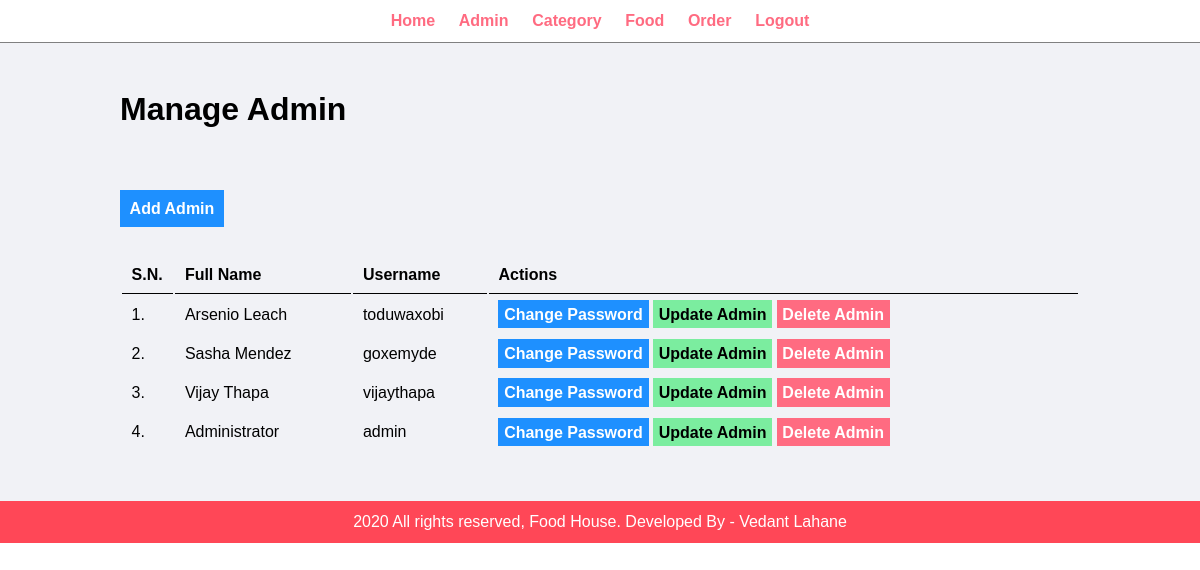
The app's page /admin/manage-admin.php with its own data.
### tables this page shows
CREATE TABLE `admin_table` (
  `id` int(10) UNSIGNED NOT NULL,
  `full_name` varchar(100) NOT NULL,
  `username` varchar(100) NOT NULL,
  `password` varchar(255) NOT NULL
);

### admin/manage-admin.php (the view, shortened to what this page needs)
<?php include('partials/menu.php'); ?>
        <div class="main-content">
            <div class="wrapper">
                <h1>Manage Admin</h1>
                <br />
                <br><br><br>
                <a href="add-admin.php" class="btn-primary">Add Admin</a>
                <br /><br /><br />
                <table class="tbl-full">
                    <tr>
                        <th>S.N.</th>
                        <th>Full Name</th>
                        <th>Username</th>
                        <th>Actions</th>
                    </tr>
                    <?php
                        $sql = "SELECT * FROM admin_table";
                        $res = mysqli_query($conn, $sql);
                        if($res==TRUE)
                        {
                            $count = mysqli_num_rows($res);
                            $sn=1;
                            if($count>0)
                            {
                                while($rows=mysqli_fetch_assoc($res))
                                {
                                    $id=$rows['id'];
                                    $full_name=$rows['full_name'];
                                    $username=$rows['username'];
                                    ?>
                                    <tr>
                                        <td><?php echo $sn++; ?>. </td>
                                        <td><?php echo $full_name; ?></td>
                                        <td><?php echo $username; ?></td>
                                        <td>
                                            <a href="<?php echo SITEURL; ?>admin/update-password.php?id=<?php echo $id; ?>" class="btn-primary">Change Password</a>
                                            <a href="<?php echo SITEURL; ?>admin/update-admin.php?id=<?php echo $id; ?>" class="btn-secondary">Update Admin</a>
                                            <a href="<?php echo SITEURL; ?>admin/delete-admin.php?id=<?php echo $id; ?>" class="btn-danger">Delete Admin</a>
                                        </td>
                                    </tr>
                                    <?php
                                }
                            }
                            else
                            {
                            }
                        }
                    ?>
                </table>
            </div>
        </div>
<?php include('partials/footer.php'); ?>

### css/admin.css (style rules this page uses)
* { margin: 0; padding: 0; font-family: Arial, Helvetica, sans-serif; }
.wrapper { padding: 1%; width: 80%; margin: 0 auto; }
.tbl-full { width: 100%; }
table tr th { border-bottom: 1px solid black; padding: 1%; text-align: left; }
table tr td { padding: 1%; }
.btn-primary { background-color: #1e90ff; padding: 1%; color: white; text-decoration: none; font-weight: bold; }
.btn-secondary { background-color: #7bed9f; padding: 1%; color: black; text-decoration: none; font-weight: bold; }
.btn-danger { background-color: #ff6b81; padding: 1%; color: white; text-decoration: none; font-weight: bold; }
.main-content { background-color: #f1f2f6; padding: 3% 0; }

### records on screen
admin_table: full_name "Arsenio Leach", username "toduwaxobi"
admin_table: full_name "Sasha Mendez", username "goxemyde"
admin_table: full_name "Vijay Thapa", username "vijaythapa"
admin_table: full_name "Administrator", username "admin"
